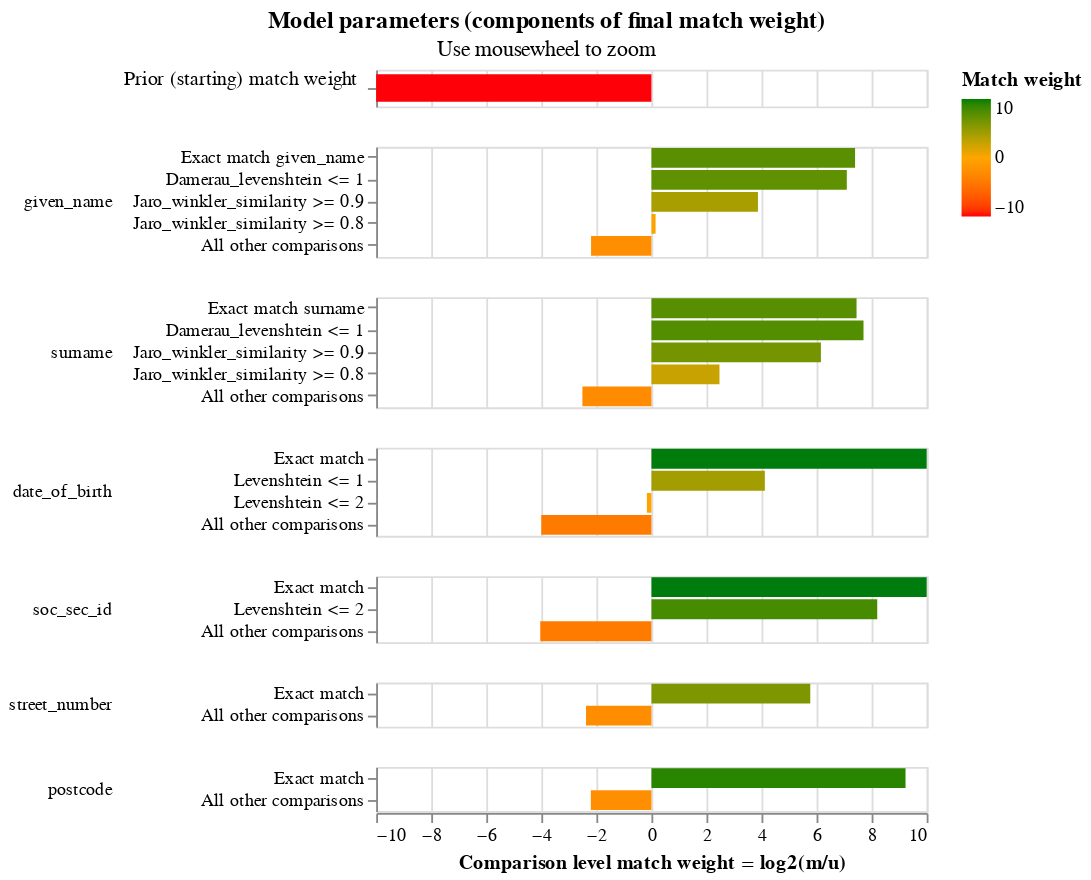

The code cell stored with this chart in its notebook:
### Code cell
linker.match_weights_chart()

### Figure 1 — Vega-Lite specification as saved in the notebook (floating-point values rounded to 4 significant figures)
{"$schema": "https://vega.github.io/schema/vega-lite/v5.9.3.json", "config": {"header": {"title": null}, "mark": {"tooltip": null}, "title": {"anchor": "middle"}, "view": {"continuousHeight": 300, "continuousWidth": 300, "discreteHeight": 60, "discreteWidth": 400}}, "data": {"name": "data-7d58550abe9ba159c9ee438b88922519"}, "datasets": {"data-7d58550abe9ba159c9ee438b88922519": [{"bayes_factor": 0.0005268, "bayes_factor_description": "The probability that two random records drawn at random match is 0.001 or one in  1,899.3 records.This is equivalent to a starting match weight of -10.891.", "comparison_name": "probability_two_random_records_match", "comparison_sort_order": -1, "comparison_vector_value": 0, "has_tf_adjustments": false, "is_null_level": false, "label_for_charts": "", "log2_bayes_factor": -10.89, "m_probability": null, "m_probability_description": null, "max_comparison_vector_value": 0, "probability_two_random_records_match": 0.0005265, "sql_condition": null, "tf_adjustment_column": null, "tf_adjustment_weight": null, "u_probability": null, "u_probability_description": null}, {"bayes_factor": 168.7, "bayes_factor_description": "If comparison level is `exact match given_name` then comparison is 168.72 times more likely to be a match", "comparison_name": "given_name", "comparison_sort_order": 0, "comparison_vector_value": 4, "has_tf_adjustments": true, "is_null_level": false, "label_for_charts": "Exact match given_name", "log2_bayes_factor": 7.398, "m_probability": 0.5928, "m_probability_description": "Amongst matching record comparisons, 59.28% of records are in the exact match given_name comparison level", "max_comparison_vector_value": 4, "probability_two_random_records_match": 0.0005265, "sql_condition": "\"given_name_l\" = \"given_name_r\"", "tf_adjustment_column": "given_name", "tf_adjustment_weight": 1, "u_probability": 0.003514, "u_probability_description": "Amongst non-matching record comparisons, 0.35% of records are in the exact match given_name comparison level"}, {"bayes_factor": 137.0, "bayes_factor_description": "If comparison level is `damerau_levenshtein <= 1` then comparison is 137.04 times more likely to be a match", "comparison_name": "given_name", "comparison_sort_order": 0, "comparison_vector_value": 3, "has_tf_adjustments": false, "is_null_level": false, "label_for_charts": "Damerau_levenshtein <= 1", "log2_bayes_factor": 7.098, "m_probability": 0.1776, "m_probability_description": "Amongst matching record comparisons, 17.76% of records are in the damerau_levenshtein <= 1 comparison level", "max_comparison_vector_value": 4, "probability_two_random_records_match": 0.0005265, "sql_condition": "damerau_levenshtein(\"given_name_l\", \"given_name_r\") <= 1", "tf_adjustment_column": null, "tf_adjustment_weight": 1, "u_probability": 0.001296, "u_probability_description": "Amongst non-matching record comparisons, 0.13% of records are in the damerau_levenshtein <= 1 comparison level"}, {"bayes_factor": 14.63, "bayes_factor_description": "If comparison level is `jaro_winkler_similarity >= 0.9` then comparison is 14.63 times more likely to be a match", "comparison_name": "given_name", "comparison_sort_order": 0, "comparison_vector_value": 2, "has_tf_adjustments": false, "is_null_level": false, "label_for_charts": "Jaro_winkler_similarity >= 0.9", "log2_bayes_factor": 3.871, "m_probability": 0.008189, "m_probability_description": "Amongst matching record comparisons, 0.82% of records are in the jaro_winkler_similarity >= 0.9 comparison level", "max_comparison_vector_value": 4, "probability_two_random_records_match": 0.0005265, "sql_condition": "jaro_winkler_similarity(\"given_name_l\", \"given_name_r\") >= 0.9", "tf_adjustment_column": null, "tf_adjustment_weight": 1, "u_probability": 0.0005598, "u_probability_description": "Amongst non-matching record comparisons, 0.06% of records are in the jaro_winkler_similarity >= 0.9 comparison level"}, {"bayes_factor": 1.111, "bayes_factor_description": "If comparison level is `jaro_winkler_similarity >= 0.8` then comparison is 1.11 times more likely to be a match", "comparison_name": "given_name", "comparison_sort_order": 0, "comparison_vector_value": 1, "has_tf_adjustments": false, "is_null_level": false, "label_for_charts": "Jaro_winkler_similarity >= 0.8", "log2_bayes_factor": 0.1514, "m_probability": 0.004759, "m_probability_description": "Amongst matching record comparisons, 0.48% of records are in the jaro_winkler_similarity >= 0.8 comparison level", "max_comparison_vector_value": 4, "probability_two_random_records_match": 0.0005265, "sql_condition": "jaro_winkler_similarity(\"given_name_l\", \"given_name_r\") >= 0.8", "tf_adjustment_column": null, "tf_adjustment_weight": 1, "u_probability": 0.004285, "u_probability_description": "Amongst non-matching record comparisons, 0.43% of records are in the jaro_winkler_similarity >= 0.8 comparison level"}, {"bayes_factor": 0.2187, "bayes_factor_description": "If comparison level is `all other comparisons` then comparison is  4.57 times less likely to be a match", "comparison_name": "given_name", "comparison_sort_order": 0, "comparison_vector_value": 0, "has_tf_adjustments": false, "is_null_level": false, "label_for_charts": "All other comparisons", "log2_bayes_factor": -2.193, "m_probability": 0.2166, "m_probability_description": "Amongst matching record comparisons, 21.66% of records are in the all other comparisons comparison level", "max_comparison_vector_value": 4, "probability_two_random_records_match": 0.0005265, "sql_condition": "ELSE", "tf_adjustment_column": null, "tf_adjustment_weight": 1, "u_probability": 0.9903, "u_probability_description": "Amongst non-matching record comparisons, 99.03% of records are in the all other comparisons comparison level"}, {"bayes_factor": 175.2, "bayes_factor_description": "If comparison level is `exact match surname` then comparison is 175.15 times more likely to be a match", "comparison_name": "surname", "comparison_sort_order": 1, "comparison_vector_value": 4, "has_tf_adjustments": true, "is_null_level": false, "label_for_charts": "Exact match surname", "log2_bayes_factor": 7.452, "m_probability": 0.5747, "m_probability_description": "Amongst matching record comparisons, 57.47% of records are in the exact match surname comparison level", "max_comparison_vector_value": 4, "probability_two_random_records_match": 0.0005265, "sql_condition": "\"surname_l\" = \"surname_r\"", "tf_adjustment_column": "surname", "tf_adjustment_weight": 1, "u_probability": 0.003281, "u_probability_description": "Amongst non-matching record comparisons, 0.33% of records are in the exact match surname comparison level"}, {"bayes_factor": 208.7, "bayes_factor_description": "If comparison level is `damerau_levenshtein <= 1` then comparison is 208.70 times more likely to be a match", "comparison_name": "surname", "comparison_sort_order": 1, "comparison_vector_value": 3, "has_tf_adjustments": false, "is_null_level": false, "label_for_charts": "Damerau_levenshtein <= 1", "log2_bayes_factor": 7.705, "m_probability": 0.2193, "m_probability_description": "Amongst matching record comparisons, 21.93% of records are in the damerau_levenshtein <= 1 comparison level", "max_comparison_vector_value": 4, "probability_two_random_records_match": 0.0005265, "sql_condition": "damerau_levenshtein(\"surname_l\", \"surname_r\") <= 1", "tf_adjustment_column": null, "tf_adjustment_weight": 1, "u_probability": 0.001051, "u_probability_description": "Amongst non-matching record comparisons, 0.11% of records are in the damerau_levenshtein <= 1 comparison level"}, {"bayes_factor": 71.35, "bayes_factor_description": "If comparison level is `jaro_winkler_similarity >= 0.9` then comparison is 71.35 times more likely to be a match", "comparison_name": "surname", "comparison_sort_order": 1, "comparison_vector_value": 2, "has_tf_adjustments": false, "is_null_level": false, "label_for_charts": "Jaro_winkler_similarity >= 0.9", "log2_bayes_factor": 6.157, "m_probability": 0.02104, "m_probability_description": "Amongst matching record comparisons, 2.10% of records are in the jaro_winkler_similarity >= 0.9 comparison level", "max_comparison_vector_value": 4, "probability_two_random_records_match": 0.0005265, "sql_condition": "jaro_winkler_similarity(\"surname_l\", \"surname_r\") >= 0.9", "tf_adjustment_column": null, "tf_adjustment_weight": 1, "u_probability": 0.0002949, "u_probability_description": "Amongst non-matching record comparisons, 0.03% of records are in the jaro_winkler_similarity >= 0.9 comparison level"}, {"bayes_factor": 5.549, "bayes_factor_description": "If comparison level is `jaro_winkler_similarity >= 0.8` then comparison is 5.55 times more likely to be a match", "comparison_name": "surname", "comparison_sort_order": 1, "comparison_vector_value": 1, "has_tf_adjustments": false, "is_null_level": false, "label_for_charts": "Jaro_winkler_similarity >= 0.8", "log2_bayes_factor": 2.472, "m_probability": 0.0104, "m_probability_description": "Amongst matching record comparisons, 1.04% of records are in the jaro_winkler_similarity >= 0.8 comparison level", "max_comparison_vector_value": 4, "probability_two_random_records_match": 0.0005265, "sql_condition": "jaro_winkler_similarity(\"surname_l\", \"surname_r\") >= 0.8", "tf_adjustment_column": null, "tf_adjustment_weight": 1, "u_probability": 0.001874, "u_probability_description": "Amongst non-matching record comparisons, 0.19% of records are in the jaro_winkler_similarity >= 0.8 comparison level"}, {"bayes_factor": 0.1758, "bayes_factor_description": "If comparison level is `all other comparisons` then comparison is  5.69 times less likely to be a match", "comparison_name": "surname", "comparison_sort_order": 1, "comparison_vector_value": 0, "has_tf_adjustments": false, "is_null_level": false, "label_for_charts": "All other comparisons", "log2_bayes_factor": -2.508, "m_probability": 0.1746, "m_probability_description": "Amongst matching record comparisons, 17.46% of records are in the all other comparisons comparison level", "max_comparison_vector_value": 4, "probability_two_random_records_match": 0.0005265, "sql_condition": "ELSE", "tf_adjustment_column": null, "tf_adjustment_weight": 1, "u_probability": 0.9935, "u_probability_description": "Amongst non-matching record comparisons, 99.35% of records are in the all other comparisons comparison level"}, {"bayes_factor": 1653.0, "bayes_factor_description": "If comparison level is `exact match` then comparison is 1,652.91 times more likely to be a match", "comparison_name": "date_of_birth", "comparison_sort_order": 2, "comparison_vector_value": 3, "has_tf_adjustments": false, "is_null_level": false, "label_for_charts": "Exact match", "log2_bayes_factor": 10.69, "m_probability": 0.9101, "m_probability_description": "Amongst matching record comparisons, 91.01% of records are in the exact match comparison level", "max_comparison_vector_value": 3, "probability_two_random_records_match": 0.0005265, "sql_condition": "\"date_of_birth_l\" = \"date_of_birth_r\"", "tf_adjustment_column": null, "tf_adjustment_weight": 1, "u_probability": 0.0005506, "u_probability_description": "Amongst non-matching record comparisons, 0.06% of records are in the exact match comparison level"}, {"bayes_factor": 17.39, "bayes_factor_description": "If comparison level is `levenshtein <= 1` then comparison is 17.39 times more likely to be a match", "comparison_name": "date_of_birth", "comparison_sort_order": 2, "comparison_vector_value": 2, "has_tf_adjustments": false, "is_null_level": false, "label_for_charts": "Levenshtein <= 1", "log2_bayes_factor": 4.121, "m_probability": 0.01692, "m_probability_description": "Amongst matching record comparisons, 1.69% of records are in the levenshtein <= 1 comparison level", "max_comparison_vector_value": 3, "probability_two_random_records_match": 0.0005265, "sql_condition": "levenshtein(\"date_of_birth_l\", \"date_of_birth_r\") <= 1", "tf_adjustment_column": null, "tf_adjustment_weight": 1, "u_probability": 0.0009726, "u_probability_description": "Amongst non-matching record comparisons, 0.10% of records are in the levenshtein <= 1 comparison level"}, {"bayes_factor": 0.892, "bayes_factor_description": "If comparison level is `levenshtein <= 2` then comparison is  1.12 times less likely to be a match", "comparison_name": "date_of_birth", "comparison_sort_order": 2, "comparison_vector_value": 1, "has_tf_adjustments": false, "is_null_level": false, "label_for_charts": "Levenshtein <= 2", "log2_bayes_factor": -0.1649, "m_probability": 0.01146, "m_probability_description": "Amongst matching record comparisons, 1.15% of records are in the levenshtein <= 2 comparison level", "max_comparison_vector_value": 3, "probability_two_random_records_match": 0.0005265, "sql_condition": "levenshtein(\"date_of_birth_l\", \"date_of_birth_r\") <= 2", "tf_adjustment_column": null, "tf_adjustment_weight": 1, "u_probability": 0.01284, "u_probability_description": "Amongst non-matching record comparisons, 1.28% of records are in the levenshtein <= 2 comparison level"}, {"bayes_factor": 0.06242, "bayes_factor_description": "If comparison level is `all other comparisons` then comparison is  16.02 times less likely to be a match", "comparison_name": "date_of_birth", "comparison_sort_order": 2, "comparison_vector_value": 0, "has_tf_adjustments": false, "is_null_level": false, "label_for_charts": "All other comparisons", "log2_bayes_factor": -4.002, "m_probability": 0.06152, "m_probability_description": "Amongst matching record comparisons, 6.15% of records are in the all other comparisons comparison level", "max_comparison_vector_value": 3, "probability_two_random_records_match": 0.0005265, "sql_condition": "ELSE", "tf_adjustment_column": null, "tf_adjustment_weight": 1, "u_probability": 0.9856, "u_probability_description": "Amongst non-matching record comparisons, 98.56% of records are in the all other comparisons comparison level"}, {"bayes_factor": 1730.0, "bayes_factor_description": "If comparison level is `exact match` then comparison is 1,730.47 times more likely to be a match", "comparison_name": "soc_sec_id", "comparison_sort_order": 3, "comparison_vector_value": 2, "has_tf_adjustments": false, "is_null_level": false, "label_for_charts": "Exact match", "log2_bayes_factor": 10.76, "m_probability": 0.8599, "m_probability_description": "Amongst matching record comparisons, 85.99% of records are in the exact match comparison level", "max_comparison_vector_value": 2, "probability_two_random_records_match": 0.0005265, "sql_condition": "\"soc_sec_id_l\" = \"soc_sec_id_r\"", "tf_adjustment_column": null, "tf_adjustment_weight": 1, "u_probability": 0.0004969, "u_probability_description": "Amongst non-matching record comparisons, 0.05% of records are in the exact match comparison level"}, {"bayes_factor": 294.9, "bayes_factor_description": "If comparison level is `levenshtein <= 2` then comparison is 294.95 times more likely to be a match", "comparison_name": "soc_sec_id", "comparison_sort_order": 3, "comparison_vector_value": 1, "has_tf_adjustments": false, "is_null_level": false, "label_for_charts": "Levenshtein <= 2", "log2_bayes_factor": 8.204, "m_probability": 0.07928, "m_probability_description": "Amongst matching record comparisons, 7.93% of records are in the levenshtein <= 2 comparison level", "max_comparison_vector_value": 2, "probability_two_random_records_match": 0.0005265, "sql_condition": "levenshtein(\"soc_sec_id_l\", \"soc_sec_id_r\") <= 2", "tf_adjustment_column": null, "tf_adjustment_weight": 1, "u_probability": 0.0002688, "u_probability_description": "Amongst non-matching record comparisons, 0.03% of records are in the levenshtein <= 2 comparison level"}, {"bayes_factor": 0.06085, "bayes_factor_description": "If comparison level is `all other comparisons` then comparison is  16.43 times less likely to be a match", "comparison_name": "soc_sec_id", "comparison_sort_order": 3, "comparison_vector_value": 0, "has_tf_adjustments": false, "is_null_level": false, "label_for_charts": "All other comparisons", "log2_bayes_factor": -4.039, "m_probability": 0.06081, "m_probability_description": "Amongst matching record comparisons, 6.08% of records are in the all other comparisons comparison level", "max_comparison_vector_value": 2, "probability_two_random_records_match": 0.0005265, "sql_condition": "ELSE", "tf_adjustment_column": null, "tf_adjustment_weight": 1, "u_probability": 0.9992, "u_probability_description": "Amongst non-matching record comparisons, 99.92% of records are in the all other comparisons comparison level"}, {"bayes_factor": 54.6, "bayes_factor_description": "If comparison level is `exact match` then comparison is 54.60 times more likely to be a match", "comparison_name": "street_number", "comparison_sort_order": 4, "comparison_vector_value": 1, "has_tf_adjustments": true, "is_null_level": false, "label_for_charts": "Exact match", "log2_bayes_factor": 5.771, "m_probability": 0.8103, "m_probability_description": "Amongst matching record comparisons, 81.03% of records are in the exact match comparison level", "max_comparison_vector_value": 1, "probability_two_random_records_match": 0.0005265, "sql_condition": "\"street_number_l\" = \"street_number_r\"", "tf_adjustment_column": "street_number", "tf_adjustment_weight": 1, "u_probability": 0.01484, "u_probability_description": "Amongst non-matching record comparisons, 1.48% of records are in the exact match comparison level"}, {"bayes_factor": 0.1926, "bayes_factor_description": "If comparison level is `all other comparisons` then comparison is  5.19 times less likely to be a match", "comparison_name": "street_number", "comparison_sort_order": 4, "comparison_vector_value": 0, "has_tf_adjustments": false, "is_null_level": false, "label_for_charts": "All other comparisons", "log2_bayes_factor": -2.376, "m_probability": 0.1897, "m_probability_description": "Amongst matching record comparisons, 18.97% of records are in the all other comparisons comparison level", "max_comparison_vector_value": 1, "probability_two_random_records_match": 0.0005265, "sql_condition": "ELSE", "tf_adjustment_column": null, "tf_adjustment_weight": 1, "u_probability": 0.9852, "u_probability_description": "Amongst non-matching record comparisons, 98.52% of records are in the all other comparisons comparison level"}, {"bayes_factor": 601.2, "bayes_factor_description": "If comparison level is `exact match` then comparison is 601.19 times more likely to be a match", "comparison_name": "postcode", "comparison_sort_order": 5, "comparison_vector_value": 1, "has_tf_adjustments": true, "is_null_level": false, "label_for_charts": "Exact match", "log2_bayes_factor": 9.232, "m_probability": 0.783, "m_probability_description": "Amongst matching record comparisons, 78.30% of records are in the exact match comparison level", "max_comparison_vector_value": 1, "probability_two_random_records_match": 0.0005265, "sql_condition": "\"postcode_l\" = \"postcode_r\"", "tf_adjustment_column": "postcode", "tf_adjustment_weight": 1, "u_probability": 0.001302, "u_probability_description": "Amongst non-matching record comparisons, 0.13% of records are in the exact match comparison level"}, {"bayes_factor": 0.2173, "bayes_factor_description": "If comparison level is `all other comparisons` then comparison is  4.60 times less likely to be a match", "comparison_name": "postcode", "comparison_sort_order": 5, "comparison_vector_value": 0, "has_tf_adjustments": false, "is_null_level": false, "label_for_charts": "All other comparisons", "log2_bayes_factor": -2.202, "m_probability": 0.217, "m_probability_description": "Amongst matching record comparisons, 21.70% of records are in the all other comparisons comparison level", "max_comparison_vector_value": 1, "probability_two_random_records_match": 0.0005265, "sql_condition": "ELSE", "tf_adjustment_column": null, "tf_adjustment_weight": 1, "u_probability": 0.9987, "u_probability_description": "Amongst non-matching record comparisons, 99.87% of records are in the all other comparisons comparison level"}]}, "params": [{"bind": "scales", "name": "mouse_zoom", "select": {"encodings": ["x"], "type": "interval"}, "views": []}], "resolve": {"axis": {"y": "independent"}, "scale": {"y": "independent"}}, "title": {"subtitle": "Use mousewheel to zoom", "text": "Model parameters (components of final match weight)"}, "vconcat": [{"encoding": {"color": {"field": "log2_bayes_factor", "scale": {"domain": [-10, 0, 10], "range": ["red", "orange", "green"]}, "title": "Match weight", "type": "quantitative"}, "tooltip": [{"field": "comparison_name", "title": "Comparison name", "type": "nominal"}, {"field": "probability_two_random_records_match", "format": ".4f", "title": "Probability two random records match", "type": "nominal"}, {"field": "log2_bayes_factor", "format": ",.4f", "title": "Equivalent match weight", "type": "quantitative"}, {"field": "bayes_factor_description", "title": "Match weight description", "type": "nominal"}], "x": {"axis": {"domain": false, "labels": false, "ticks": false, "title": ""}, "field": "log2_bayes_factor", "scale": {"domain": [-10, 10]}, "type": "quantitative"}, "y": {"axis": {"title": "Prior (starting) match weight", "titleAlign": "right", "titleAngle": 0, "titleFontWeight": "normal"}, "field": "label_for_charts", "sort": {"field": "comparison_vector_value", "order": "descending"}, "type": "nominal"}}, "height": 20, "mark": {"clip": true, "height": 15, "type": "bar"}, "transform": [{"filter": "(datum.comparison_name == 'probability_two_random_records_match')"}]}, {"encoding": {"color": {"field": "log2_bayes_factor", "scale": {"domain": [-10, 0, 10], "range": ["red", "orange", "green"]}, "title": "Match weight", "type": "quantitative"}, "row": {"field": "comparison_name", "header": {"labelAlign": "left", "labelAnchor": "middle", "labelAngle": 0}, "sort": {"field": "comparison_sort_order"}, "type": "nominal"}, "tooltip": [{"field": "comparison_name", "title": "Comparison name", "type": "nominal"}, {"field": "label_for_charts", "title": "Label", "type": "ordinal"}, {"field": "sql_condition", "title": "SQL condition", "type": "nominal"}, {"field": "m_probability", "format": ".4f", "title": "M probability", "type": "quantitative"}, {"field": "u_probability", "format": ".4f", "title": "U probability", "type": "quantitative"}, {"field": "bayes_factor", "format": ",.4f", "title": "Bayes factor = m/u", "type": "quantitative"}, {"field": "log2_bayes_factor", "format": ",.4f", "title": "Match weight = log2(m/u)", "type": "quantitative"}, {"field": "bayes_factor_description", "title": "Match weight description", "type": "nominal"}], "x": {"axis": {"title": "Comparison level match weight = log2(m/u)"}, "field": "log2_bayes_factor", "scale": {"domain": [-10, 10]}, "type": "quantitative"}, "y": {"axis": {"title": null}, "field": "label_for_charts", "sort": {"field": "comparison_vector_value", "order": "descending"}, "type": "nominal"}}, "height": {"step": 12}, "mark": {"clip": true, "type": "bar"}, "resolve": {"axis": {"y": "independent"}, "scale": {"y": "independent"}}, "transform": [{"filter": "(datum.comparison_name != 'probability_two_random_records_match')"}]}]}
